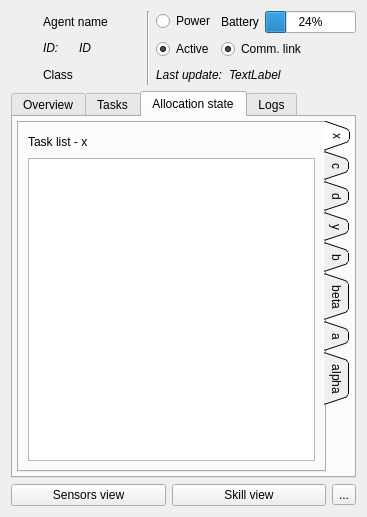
<?xml version="1.0" encoding="UTF-8"?>
<ui version="4.0">
 <class>Form</class>
 <widget class="QWidget" name="Form">
  <property name="geometry">
   <rect>
    <x>0</x>
    <y>0</y>
    <width>367</width>
    <height>517</height>
   </rect>
  </property>
  <property name="windowTitle">
   <string>Form</string>
  </property>
  <layout class="QVBoxLayout" name="verticalLayout">
   <item>
    <layout class="QHBoxLayout" name="horizontalLayout">
     <item>
      <spacer name="horizontalSpacer">
       <property name="orientation">
        <enum>Qt::Horizontal</enum>
       </property>
       <property name="sizeHint" stdset="0">
        <size>
         <width>40</width>
         <height>20</height>
        </size>
       </property>
      </spacer>
     </item>
     <item>
      <layout class="QVBoxLayout" name="verticalLayout_11">
       <item>
        <widget class="QLabel" name="label_agent_name">
         <property name="text">
          <string>Agent name</string>
         </property>
         <property name="alignment">
          <set>Qt::AlignCenter</set>
         </property>
        </widget>
       </item>
       <item>
        <layout class="QHBoxLayout" name="horizontalLayout_12">
         <item>
          <widget class="QLabel" name="label_12">
           <property name="text">
            <string>&lt;html&gt;&lt;head/&gt;&lt;body&gt;&lt;p&gt;&lt;span style=&quot; font-style:italic;&quot;&gt;ID:&lt;/span&gt;&lt;/p&gt;&lt;/body&gt;&lt;/html&gt;</string>
           </property>
          </widget>
         </item>
         <item>
          <widget class="QLabel" name="label_agent_id">
           <property name="text">
            <string>&lt;html&gt;&lt;head/&gt;&lt;body&gt;&lt;p&gt;&lt;span style=&quot; font-style:italic;&quot;&gt;ID&lt;/span&gt;&lt;/p&gt;&lt;/body&gt;&lt;/html&gt;</string>
           </property>
          </widget>
         </item>
        </layout>
       </item>
       <item>
        <layout class="QHBoxLayout" name="horizontalLayout_19">
         <item>
          <widget class="QLabel" name="label_agent_class">
           <property name="text">
            <string>Class</string>
           </property>
          </widget>
         </item>
         <item>
          <widget class="QWidget" name="widget_agent_class_icon" native="true"/>
         </item>
        </layout>
       </item>
      </layout>
     </item>
     <item>
      <spacer name="horizontalSpacer_2">
       <property name="orientation">
        <enum>Qt::Horizontal</enum>
       </property>
       <property name="sizeHint" stdset="0">
        <size>
         <width>40</width>
         <height>20</height>
        </size>
       </property>
      </spacer>
     </item>
     <item>
      <widget class="Line" name="line">
       <property name="orientation">
        <enum>Qt::Vertical</enum>
       </property>
      </widget>
     </item>
     <item>
      <layout class="QFormLayout" name="formLayout">
       <item row="0" column="0">
        <widget class="QRadioButton" name="radioButton_power_state">
         <property name="text">
          <string>Power</string>
         </property>
         <property name="autoExclusive">
          <bool>false</bool>
         </property>
        </widget>
       </item>
       <item row="1" column="0">
        <widget class="QRadioButton" name="radioButton_availability_state">
         <property name="text">
          <string>Active</string>
         </property>
         <property name="checkable">
          <bool>true</bool>
         </property>
         <property name="checked">
          <bool>true</bool>
         </property>
         <property name="autoExclusive">
          <bool>false</bool>
         </property>
        </widget>
       </item>
       <item row="1" column="1">
        <widget class="QRadioButton" name="radioButton_comms_link_state">
         <property name="text">
          <string>Comm. link</string>
         </property>
         <property name="checkable">
          <bool>true</bool>
         </property>
         <property name="checked">
          <bool>true</bool>
         </property>
         <property name="autoExclusive">
          <bool>false</bool>
         </property>
        </widget>
       </item>
       <item row="2" column="0" colspan="2">
        <layout class="QHBoxLayout" name="horizontalLayout_18">
         <item>
          <widget class="QLabel" name="label_27">
           <property name="text">
            <string>&lt;html&gt;&lt;head/&gt;&lt;body&gt;&lt;p&gt;&lt;span style=&quot; font-style:italic;&quot;&gt;Last update:&lt;/span&gt;&lt;/p&gt;&lt;/body&gt;&lt;/html&gt;</string>
           </property>
          </widget>
         </item>
         <item>
          <widget class="QLabel" name="label_last_update_timestamp">
           <property name="text">
            <string>&lt;html&gt;&lt;head/&gt;&lt;body&gt;&lt;p&gt;&lt;span style=&quot; font-style:italic;&quot;&gt;TextLabel&lt;/span&gt;&lt;/p&gt;&lt;/body&gt;&lt;/html&gt;</string>
           </property>
          </widget>
         </item>
         <item>
          <spacer name="horizontalSpacer_20">
           <property name="orientation">
            <enum>Qt::Horizontal</enum>
           </property>
           <property name="sizeHint" stdset="0">
            <size>
             <width>40</width>
             <height>20</height>
            </size>
           </property>
          </spacer>
         </item>
        </layout>
       </item>
       <item row="0" column="1">
        <layout class="QHBoxLayout" name="horizontalLayout_22">
         <item>
          <widget class="QLabel" name="label_2">
           <property name="text">
            <string>Battery</string>
           </property>
          </widget>
         </item>
         <item>
          <widget class="QProgressBar" name="progressBar_battery_level">
           <property name="value">
            <number>24</number>
           </property>
          </widget>
         </item>
        </layout>
       </item>
      </layout>
     </item>
    </layout>
   </item>
   <item>
    <widget class="QTabWidget" name="tabWidget">
     <property name="currentIndex">
      <number>2</number>
     </property>
     <widget class="QWidget" name="tab">
      <attribute name="title">
       <string>Overview</string>
      </attribute>
      <layout class="QVBoxLayout" name="verticalLayout_14">
       <item>
        <widget class="QToolBox" name="toolBox">
         <property name="currentIndex">
          <number>0</number>
         </property>
         <widget class="QWidget" name="page">
          <property name="geometry">
           <rect>
            <x>0</x>
            <y>0</y>
            <width>327</width>
            <height>261</height>
           </rect>
          </property>
          <attribute name="label">
           <string>Hierarchy</string>
          </attribute>
          <layout class="QFormLayout" name="formLayout_3">
           <item row="0" column="0">
            <widget class="QLabel" name="label_28">
             <property name="text">
              <string>Rank</string>
             </property>
            </widget>
           </item>
           <item row="1" column="0">
            <widget class="QLabel" name="label_29">
             <property name="text">
              <string>Affiliations</string>
             </property>
            </widget>
           </item>
           <item row="1" column="1">
            <layout class="QVBoxLayout" name="verticalLayout_12">
             <item>
              <widget class="QCheckBox" name="checkBox">
               <property name="text">
                <string>Group 1</string>
               </property>
              </widget>
             </item>
             <item>
              <widget class="QCheckBox" name="checkBox_2">
               <property name="text">
                <string>Group 2</string>
               </property>
              </widget>
             </item>
             <item>
              <widget class="QCheckBox" name="checkBox_3">
               <property name="text">
                <string>Group 3</string>
               </property>
              </widget>
             </item>
             <item>
              <widget class="QCheckBox" name="checkBox_4">
               <property name="text">
                <string>Group 4</string>
               </property>
              </widget>
             </item>
             <item>
              <widget class="QCheckBox" name="checkBox_5">
               <property name="text">
                <string>Group 5</string>
               </property>
              </widget>
             </item>
            </layout>
           </item>
           <item row="0" column="1">
            <layout class="QHBoxLayout" name="horizontalLayout_10">
             <item>
              <layout class="QVBoxLayout" name="verticalLayout_15">
               <item>
                <widget class="QComboBox" name="comboBox_agent_rank"/>
               </item>
               <item>
                <layout class="QHBoxLayout" name="horizontalLayout_11">
                 <item>
                  <widget class="QLabel" name="label_3">
                   <property name="text">
                    <string>&lt;html&gt;&lt;head/&gt;&lt;body&gt;&lt;p&gt;&lt;span style=&quot; font-style:italic;&quot;&gt;Current:&lt;/span&gt;&lt;/p&gt;&lt;/body&gt;&lt;/html&gt;</string>
                   </property>
                  </widget>
                 </item>
                 <item>
                  <widget class="QLabel" name="label_current_rank">
                   <property name="text">
                    <string>TextLabel</string>
                   </property>
                  </widget>
                 </item>
                </layout>
               </item>
              </layout>
             </item>
             <item>
              <widget class="QPushButton" name="pushButton">
               <property name="text">
                <string>Set rank</string>
               </property>
              </widget>
             </item>
            </layout>
           </item>
          </layout>
         </widget>
         <widget class="QWidget" name="page_2">
          <property name="geometry">
           <rect>
            <x>0</x>
            <y>0</y>
            <width>98</width>
            <height>88</height>
           </rect>
          </property>
          <attribute name="label">
           <string>Specifications</string>
          </attribute>
          <layout class="QVBoxLayout" name="verticalLayout_13">
           <item>
            <widget class="QTableWidget" name="tableWidget_agent_skills"/>
           </item>
          </layout>
         </widget>
        </widget>
       </item>
      </layout>
     </widget>
     <widget class="QWidget" name="tab_2">
      <attribute name="title">
       <string>Tasks</string>
      </attribute>
     </widget>
     <widget class="QWidget" name="tab_3">
      <attribute name="title">
       <string>Allocation state</string>
      </attribute>
      <layout class="QVBoxLayout" name="verticalLayout_2">
       <property name="leftMargin">
        <number>4</number>
       </property>
       <property name="topMargin">
        <number>4</number>
       </property>
       <property name="rightMargin">
        <number>4</number>
       </property>
       <property name="bottomMargin">
        <number>4</number>
       </property>
       <item>
        <widget class="QTabWidget" name="tabWidget_allocation_state">
         <property name="tabPosition">
          <enum>QTabWidget::East</enum>
         </property>
         <property name="tabShape">
          <enum>QTabWidget::Triangular</enum>
         </property>
         <property name="currentIndex">
          <number>0</number>
         </property>
         <widget class="QWidget" name="tabWidgetPage1">
          <attribute name="title">
           <string>x</string>
          </attribute>
          <attribute name="toolTip">
           <string>Task list</string>
          </attribute>
          <layout class="QVBoxLayout" name="verticalLayout_3">
           <item>
            <layout class="QHBoxLayout" name="horizontalLayout_8">
             <item>
              <widget class="QLabel" name="label_8">
               <property name="text">
                <string>Task list - x</string>
               </property>
              </widget>
             </item>
             <item>
              <spacer name="horizontalSpacer_8">
               <property name="orientation">
                <enum>Qt::Horizontal</enum>
               </property>
               <property name="sizeHint" stdset="0">
                <size>
                 <width>40</width>
                 <height>20</height>
                </size>
               </property>
              </spacer>
             </item>
            </layout>
           </item>
           <item>
            <widget class="QTableWidget" name="tableWidget_task_list_x">
             <property name="selectionMode">
              <enum>QAbstractItemView::NoSelection</enum>
             </property>
            </widget>
           </item>
          </layout>
         </widget>
         <widget class="QWidget" name="tabWidgetPage2">
          <attribute name="title">
           <string>c</string>
          </attribute>
          <attribute name="toolTip">
           <string>Local bids</string>
          </attribute>
          <layout class="QVBoxLayout" name="verticalLayout_4">
           <item>
            <layout class="QHBoxLayout" name="horizontalLayout_7">
             <item>
              <widget class="QLabel" name="label_7">
               <property name="text">
                <string>Local bids - c</string>
               </property>
              </widget>
             </item>
             <item>
              <spacer name="horizontalSpacer_7">
               <property name="orientation">
                <enum>Qt::Horizontal</enum>
               </property>
               <property name="sizeHint" stdset="0">
                <size>
                 <width>40</width>
                 <height>20</height>
                </size>
               </property>
              </spacer>
             </item>
            </layout>
           </item>
           <item>
            <widget class="QTableWidget" name="tableWidget_local_bids_c">
             <property name="selectionMode">
              <enum>QAbstractItemView::NoSelection</enum>
             </property>
            </widget>
           </item>
          </layout>
         </widget>
         <widget class="QWidget" name="tabWidgetPage3">
          <attribute name="title">
           <string>d</string>
          </attribute>
          <attribute name="toolTip">
           <string>Local allocations</string>
          </attribute>
          <layout class="QVBoxLayout" name="verticalLayout_5">
           <item>
            <layout class="QHBoxLayout" name="horizontalLayout_6">
             <item>
              <widget class="QLabel" name="label_6">
               <property name="text">
                <string>Local allocations - d</string>
               </property>
              </widget>
             </item>
             <item>
              <spacer name="horizontalSpacer_11">
               <property name="orientation">
                <enum>Qt::Horizontal</enum>
               </property>
               <property name="sizeHint" stdset="0">
                <size>
                 <width>40</width>
                 <height>20</height>
                </size>
               </property>
              </spacer>
             </item>
            </layout>
           </item>
           <item>
            <widget class="QTableWidget" name="tableWidget_local_allocations_d">
             <property name="selectionMode">
              <enum>QAbstractItemView::NoSelection</enum>
             </property>
            </widget>
           </item>
          </layout>
         </widget>
         <widget class="QWidget" name="tabWidgetPage4">
          <attribute name="title">
           <string>y</string>
          </attribute>
          <attribute name="toolTip">
           <string>Winning bids</string>
          </attribute>
          <layout class="QVBoxLayout" name="verticalLayout_6">
           <item>
            <layout class="QHBoxLayout" name="horizontalLayout_9">
             <item>
              <widget class="QLabel" name="label_11">
               <property name="text">
                <string>Winning bids - y</string>
               </property>
              </widget>
             </item>
             <item>
              <spacer name="horizontalSpacer_10">
               <property name="orientation">
                <enum>Qt::Horizontal</enum>
               </property>
               <property name="sizeHint" stdset="0">
                <size>
                 <width>40</width>
                 <height>20</height>
                </size>
               </property>
              </spacer>
             </item>
            </layout>
           </item>
           <item>
            <widget class="QTableWidget" name="tableWidget_winning_bids_y">
             <property name="selectionMode">
              <enum>QAbstractItemView::NoSelection</enum>
             </property>
            </widget>
           </item>
          </layout>
         </widget>
         <widget class="QWidget" name="tabWidgetPage5">
          <attribute name="title">
           <string>b</string>
          </attribute>
          <attribute name="toolTip">
           <string>Shared bids</string>
          </attribute>
          <layout class="QVBoxLayout" name="verticalLayout_7">
           <item>
            <layout class="QHBoxLayout" name="horizontalLayout_5">
             <item>
              <widget class="QLabel" name="label_10">
               <property name="text">
                <string>Shared bids - b</string>
               </property>
              </widget>
             </item>
             <item>
              <spacer name="horizontalSpacer_9">
               <property name="orientation">
                <enum>Qt::Horizontal</enum>
               </property>
               <property name="sizeHint" stdset="0">
                <size>
                 <width>40</width>
                 <height>20</height>
                </size>
               </property>
              </spacer>
             </item>
            </layout>
           </item>
           <item>
            <widget class="QTableWidget" name="tableWidget_shared_bids_b">
             <property name="selectionMode">
              <enum>QAbstractItemView::NoSelection</enum>
             </property>
            </widget>
           </item>
          </layout>
         </widget>
         <widget class="QWidget" name="tab_4">
          <attribute name="title">
           <string>beta</string>
          </attribute>
          <attribute name="toolTip">
           <string>Shared bids priority</string>
          </attribute>
          <layout class="QVBoxLayout" name="verticalLayout_8">
           <item>
            <layout class="QHBoxLayout" name="horizontalLayout_4">
             <item>
              <widget class="QLabel" name="label_9">
               <property name="text">
                <string>Shared bids priority - beta</string>
               </property>
              </widget>
             </item>
             <item>
              <spacer name="horizontalSpacer_6">
               <property name="orientation">
                <enum>Qt::Horizontal</enum>
               </property>
               <property name="sizeHint" stdset="0">
                <size>
                 <width>40</width>
                 <height>20</height>
                </size>
               </property>
              </spacer>
             </item>
            </layout>
           </item>
           <item>
            <widget class="QTableWidget" name="tableWidget_shared_bids_priority_beta">
             <property name="selectionMode">
              <enum>QAbstractItemView::NoSelection</enum>
             </property>
            </widget>
           </item>
          </layout>
         </widget>
         <widget class="QWidget" name="tab_5">
          <attribute name="title">
           <string>a</string>
          </attribute>
          <attribute name="toolTip">
           <string>Shared allocations</string>
          </attribute>
          <layout class="QVBoxLayout" name="verticalLayout_9">
           <item>
            <layout class="QHBoxLayout" name="horizontalLayout_3">
             <item>
              <widget class="QLabel" name="label_4">
               <property name="text">
                <string>Shared allocations - a</string>
               </property>
              </widget>
             </item>
             <item>
              <spacer name="horizontalSpacer_4">
               <property name="orientation">
                <enum>Qt::Horizontal</enum>
               </property>
               <property name="sizeHint" stdset="0">
                <size>
                 <width>40</width>
                 <height>20</height>
                </size>
               </property>
              </spacer>
             </item>
            </layout>
           </item>
           <item>
            <widget class="QTableWidget" name="tableWidget_shared_allocations_a">
             <property name="selectionMode">
              <enum>QAbstractItemView::NoSelection</enum>
             </property>
            </widget>
           </item>
          </layout>
         </widget>
         <widget class="QWidget" name="tab_6">
          <attribute name="title">
           <string>alpha</string>
          </attribute>
          <attribute name="toolTip">
           <string>Shared allocations priority</string>
          </attribute>
          <layout class="QVBoxLayout" name="verticalLayout_10">
           <item>
            <layout class="QHBoxLayout" name="horizontalLayout_2">
             <item>
              <widget class="QLabel" name="label_5">
               <property name="text">
                <string>Shared allocations priority - alpha</string>
               </property>
              </widget>
             </item>
             <item>
              <spacer name="horizontalSpacer_5">
               <property name="orientation">
                <enum>Qt::Horizontal</enum>
               </property>
               <property name="sizeHint" stdset="0">
                <size>
                 <width>40</width>
                 <height>20</height>
                </size>
               </property>
              </spacer>
             </item>
            </layout>
           </item>
           <item>
            <widget class="QTableWidget" name="tableWidget_shared_allocation_priority_alpha">
             <property name="selectionMode">
              <enum>QAbstractItemView::NoSelection</enum>
             </property>
            </widget>
           </item>
          </layout>
         </widget>
        </widget>
       </item>
      </layout>
     </widget>
     <widget class="QWidget" name="tab_7">
      <attribute name="title">
       <string>Logs</string>
      </attribute>
      <layout class="QVBoxLayout" name="verticalLayout_16">
       <item>
        <widget class="QPlainTextEdit" name="plainTextEdit_logs"/>
       </item>
       <item>
        <layout class="QHBoxLayout" name="horizontalLayout_13">
         <item>
          <spacer name="horizontalSpacer_3">
           <property name="orientation">
            <enum>Qt::Horizontal</enum>
           </property>
           <property name="sizeHint" stdset="0">
            <size>
             <width>40</width>
             <height>20</height>
            </size>
           </property>
          </spacer>
         </item>
         <item>
          <widget class="QPushButton" name="pushButton_clear_logs">
           <property name="text">
            <string>Clear</string>
           </property>
          </widget>
         </item>
         <item>
          <widget class="QPushButton" name="pushButton_save_logs">
           <property name="enabled">
            <bool>false</bool>
           </property>
           <property name="text">
            <string>Save</string>
           </property>
          </widget>
         </item>
        </layout>
       </item>
      </layout>
     </widget>
    </widget>
   </item>
   <item>
    <layout class="QHBoxLayout" name="horizontalLayout_14">
     <item>
      <widget class="QPushButton" name="pushButton_2">
       <property name="text">
        <string>Sensors view</string>
       </property>
      </widget>
     </item>
     <item>
      <widget class="QPushButton" name="pushButton_3">
       <property name="text">
        <string>Skill view</string>
       </property>
      </widget>
     </item>
     <item>
      <widget class="QToolButton" name="toolButton">
       <property name="text">
        <string>...</string>
       </property>
      </widget>
     </item>
    </layout>
   </item>
  </layout>
 </widget>
 <resources/>
 <connections/>
</ui>
